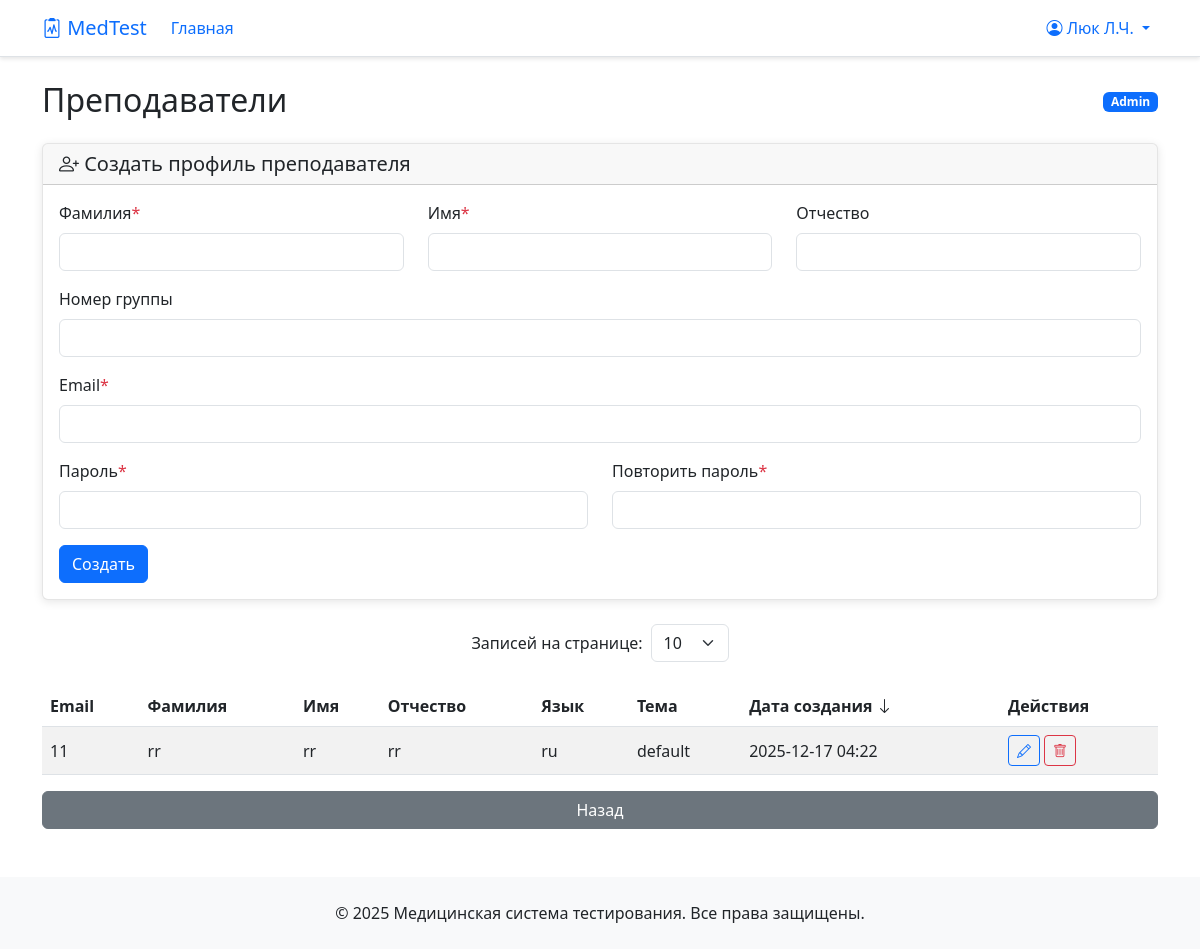
The app's page /admin/teachers (signed in), older data.
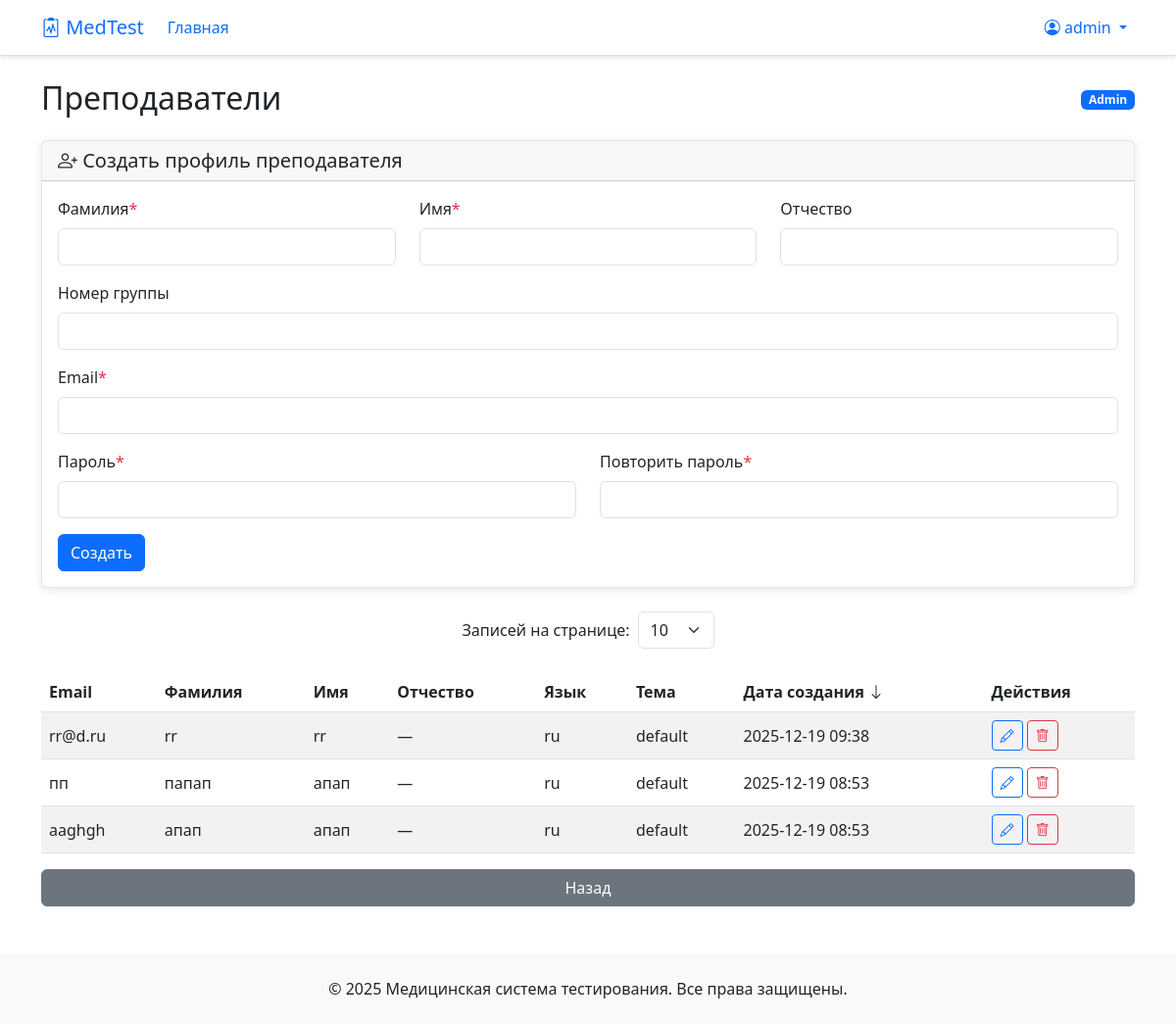
The same page, newer data.
### app/models/user.py (models this page shows, shortened)
class User(UserMixin, db.Model):
    __tablename__ = 'users'
    id = db.Column(Integer, primary_key=True)
    username = db.Column(String(120), unique=True, nullable=False)
    password_hash = db.Column(String(120), nullable=False)
    role = db.Column(String(20), default='student')  # 'admin', 'teacher', 'student'
    language = db.Column(String(5), default='ru')  # Язык интерфейса
    theme = db.Column(String(50), default='default')  # Тема оформления
    first_name = db.Column(String(100))  # Имя (для студентов)
    last_name = db.Column(String(100))   # Фамилия (для студентов)
    middle_name = db.Column(String(100)) # Отчество (для студентов)
    group_number = db.Column(String(50)) # Номер группы (для студентов)
    created_at = db.Column(DateTime, default=datetime.utcnow)
    test_results = db.relationship('TestResult', back_populates='user', lazy=True)
    creator_questions = db.relationship('Question', back_populates='creator', lazy=True, foreign_keys='Question.creator_id')
    def get_formatted_name(self):
        if self.last_name:
            initials = ""
            if self.first_name:
                initials += f"{self.last_name[0]}." if len(self.last_name) > 0 else ""
            if self.middle_name:
                initials += f"{self.middle_name[0]}." if len(self.middle_name) > 0 else ""
            if initials:
                return f"{self.first_name} {initials}"
            else:
                return self.first_name
        return self.username

### app/routes/admin.py (the view)
@bp.route('/teachers')
@login_required
def teachers():
    if current_user.role != 'admin':
        flash(_('Доступ запрещён'))
        return redirect(url_for('main.index'))
    sort_by = request.args.get('sort_by', 'date')
    order = request.args.get('order', 'desc')
    per_page_raw = request.args.get('per_page', '10')
    page = request.args.get('page', 1, type=int)
    try:
        per_page = int(per_page_raw) if per_page_raw != 'all' else None
    except (TypeError, ValueError):
        per_page = 10
    sort_fields = {
        'username': User.username,
        'first_name': User.first_name,
        'last_name': User.last_name,
        'date': User.created_at
    }
    sort_field = sort_fields.get(sort_by, User.created_at)
    sort_expr = asc(sort_field) if order == 'asc' else desc(sort_field)
    query = User.query.filter_by(role='teacher').order_by(sort_expr)
    if per_page is None:
        users = query.all()
        pagination = None
    else:
        pagination = query.paginate(page=page, per_page=per_page, error_out=False)
        users = pagination.items
    return render_template('admin/teachers.html',
                          users=users,
                          pagination=pagination,
                          current_per_page=per_page_raw)

### app/__init__.py (called while the page is built)
@login_manager.user_loader
def load_user(user_id):
    from app.models.user import User
    if user_id is None:
        return None
    try:
        return User.query.get(int(user_id))
    except (ValueError, TypeError):
        return None

### app/templates/admin/teachers.html (shortened to what the changed rows need)
{% extends "base.html" %}
{% block content %}
<div class="d-flex justify-content-between align-items-center mb-4">
    <h2 class="mb-0">{{ _('Преподаватели') }}</h2>
    <div>
        <span class="badge bg-primary">{{ _(current_user.role|title) }}</span>
    </div>
</div>
{% set current_per_page = request.args.get('per_page', '10') %}
{% set current_sort_by = request.args.get('sort_by', 'date') %}
{% set current_order = request.args.get('order', 'desc') %}
<div class="table-responsive">
    <table class="table table-striped align-middle">
        <thead>
            <tr>
                <th>
                    <a href="{{ url_for('admin.teachers',
                            sort_by='username',
                            order='asc' if current_sort_by == 'username' and current_order == 'desc' else 'desc',
                            page=1,
                            per_page=current_per_page
                        ) }}"
                       class="text-decoration-none text-dark d-flex align-items-center gap-1">
                        {{ _('Email') }}
                    </a>
                </th>
                <th>
                    <a href="{{ url_for('admin.teachers',
                            sort_by='last_name',
                            order='asc' if current_sort_by == 'last_name' and current_order == 'desc' else 'desc',
                            page=1,
                            per_page=current_per_page
                        ) }}"
                       class="text-decoration-none text-dark d-flex align-items-center gap-1">
                        {{ _('Фамилия') }}
                    </a>
                </th>
                <th>
                    <a href="{{ url_for('admin.teachers',
                            sort_by='first_name',
                            order='asc' if current_sort_by == 'first_name' and current_order == 'desc' else 'desc',
                            page=1,
                            per_page=current_per_page
                        ) }}"
                       class="text-decoration-none text-dark d-flex align-items-center gap-1">
                        {{ _('Имя') }}
                    </a>
                </th>
                <th>{{ _('Отчество') }}</th>
                <th>{{ _('Язык') }}</th>
                <th>{{ _('Тема') }}</th>
                <th>
                    <a href="{{ url_for('admin.teachers',
                            sort_by='date',
                            order='asc' if current_sort_by == 'date' and current_order == 'desc' else 'desc',
                            page=1,
                            per_page=current_per_page
                        ) }}"
                       class="text-decoration-none text-dark d-flex align-items-center gap-1">
                        {{ _('Дата создания') }}
                        {% if current_sort_by == 'date' %}
                        <i class="bi bi-arrow-{% if current_order == 'desc' %}down{% else %}up{% endif %}"></i>
                        {% endif %}
                    </a>
                </th>
                <th>{{ _('Действия') }}</th>
            </tr>
        </thead>
        <tbody>
            {% for user in users %}
            <tr>
                <td>{{ user.username }}</td>
                <td>{{ user.last_name }}</td>
                <td>{{ user.first_name }}</td>
                <td>{{ user.middle_name or '—' }}</td>
                <td>{{ user.language or '—' }}</td>
                <td>{{ user.theme or '—' }}</td>
                <td>{{ user.created_at.strftime('%Y-%m-%d %H:%M') if user.created_at else '—' }}</td>
                <td>
                    <a href="{{ url_for('database.edit_record', table='users', id=user.id) }}?next={{ request.url|urlencode }}"
                       class="btn btn-sm btn-outline-primary" title="{{ _('Редактировать') }}">
                        <i class="bi bi-pencil"></i>
                    </a>
                    <a href="{{ url_for('database.delete_record', table='users', id=user.id) }}?next={{ request.url|urlencode }}"
                       class="btn btn-sm btn-outline-danger"
                       onclick="return confirm('{{ _('Удалить преподавателя?') }}')"
                       title="{{ _('Удалить') }}">
                        <i class="bi bi-trash"></i>
                    </a>
                </td>
            </tr>
            {% else %}
            <tr>
                <td colspan="8" class="text-center text-muted py-3">{{ _('Преподаватели не найдены') }}</td>
            </tr>
            {% endfor %}
        </tbody>
    </table>
</div>
{% endblock %}

### app/templates/base.html (shortened to what this page needs)
<!DOCTYPE html>
<html lang="{{ session.get('language', 'ru') }}">
<head>
    <link href="https://cdn.jsdelivr.net/npm/bootstrap@5.3.0/dist/css/bootstrap.min.css  " rel="stylesheet">
    <link rel="stylesheet" href="https://cdn.jsdelivr.net/npm/bootstrap-icons@1.10.0/font/bootstrap-icons.css  ">
</head>
<body>
    <div class="lang-buttons">
        <a href="{{ url_for('auth.change_language', language='ru') }}" class="lang-btn {{ 'active' if session.get('language', 'ru') == 'ru' }}">RU</a>
        <a href="{{ url_for('auth.change_language', language='en') }}" class="lang-btn {{ 'active' if session.get('language', 'ru') == 'en' }}">EN</a>
    </div>
    <nav class="navbar navbar-expand-lg navbar-light bg-white border-bottom">
        <div class="container">
            <a class="navbar-brand" href="{{ url_for('main.index') }}">
                <i class="bi bi-clipboard2-pulse"></i> MedTest
            </a>
            <div class="collapse navbar-collapse" id="navbarNav">
                <ul class="navbar-nav me-auto">
                    <li class="nav-item">
                        <a class="nav-link" href="{{ url_for('main.index') }}">{{ _('Главная') }}</a>
                    </li>
                </ul>
                <ul class="navbar-nav">
                    {% if current_user.is_authenticated %}
                        <li class="nav-item dropdown">
                            <a class="nav-link dropdown-toggle" href="#" role="button" data-bs-toggle="dropdown">
                                <i class="bi bi-person-circle"></i> {{ current_user.get_formatted_name() }}
                            </a>
                        </li>
                    {% else %}
                        <li class="nav-item">
                            <a class="nav-link" href="{{ url_for('auth.login') }}">{{ _('Вход') }}</a>
                        </li>
                    {% endif %}
                </ul>
            </div>
        </div>
    </nav>
        {% set messages = get_flashed_messages() %}
    <main class="container mt-4">
        {% block content %}{% endblock %}
    </main>
    <footer class="bg-light text-dark py-4 mt-5">
        <div class="container text-center">
            <p class="mb-0">{{ _('© 2025 Медицинская система тестирования. Все права защищены.') }}</p>
        </div>
    </footer>
</body>
</html>

Row changes from the older to the newer data that the page shows:
no longer on this page (row edited): User: username "11", last_name "rr", first_name "rr", middle_name "rr", language "ru", theme "default", created_at "2025-12-17 04:22"
changed User "Admin": get_formatted_name "Люк Л.Ч." → "admin"
added User: username "rr@d.ru", last_name "rr", first_name "rr", middle_name "—", language "ru", theme "default", created_at "2025-12-19 09:38"
added User: username "пп", last_name "папап", first_name "апап", middle_name "—", language "ru", theme "default", created_at "2025-12-19 08:53"
added User: username "ааghgh", last_name "апап", first_name "апап", middle_name "—", language "ru", theme "default", created_at "2025-12-19 08:53"
